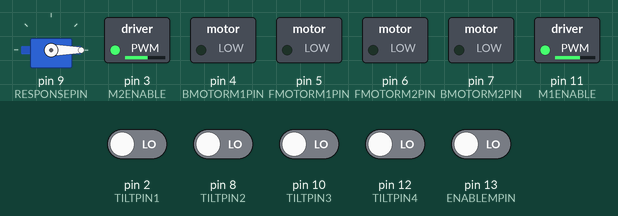
This sketch was run on a simulated Arduino Uno, built with avr-gcc and run on an emulated ATmega328P. On the bench: servo, switched loads named in the sketch (green lamp = pin HIGH). The test bench sets the inputs (shaded band); at power-on: pin 2 (TILTPIN1), pin 8 (TILTPIN2), pin 10 (TILTPIN3), pin 12 (TILTPIN4), pin 13 (ENABLEMPIN) LOW.

Above: at 1.2 s.
1.3 s: pin 13 (ENABLEMPIN) driven HIGH
At 1.6 s:
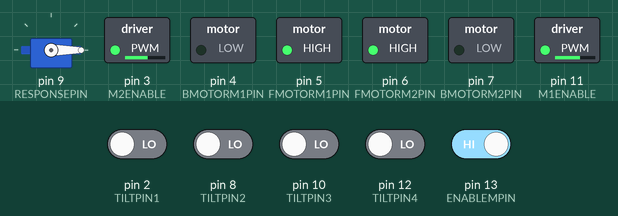
2.8 s: pin 13 (ENABLEMPIN) driven LOW
At 3.9 s:
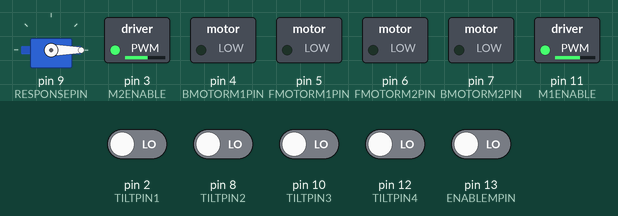
4.3 s: pin 2 (TILTPIN1) driven HIGH and pin 8 (TILTPIN2) driven HIGH
At 5.1 s:
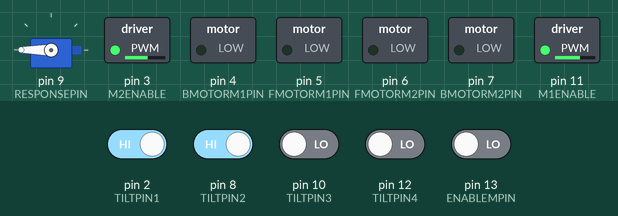
7.3 s: pin 13 (ENABLEMPIN) driven HIGH
At 9.1 s:
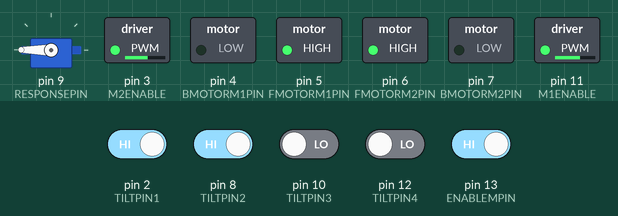
10.3 s: pin 2 (TILTPIN1) driven LOW
At 11.0 s:
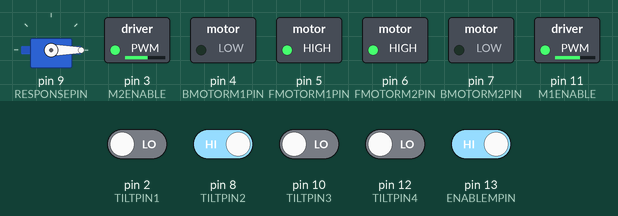
11.8 s: pin 10 (TILTPIN3) driven HIGH
At 12.6 s:
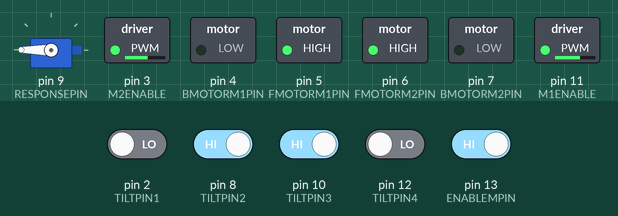
Timing chart, 0 to 15.8 s (numbered marks = the images above; inputs shaded):
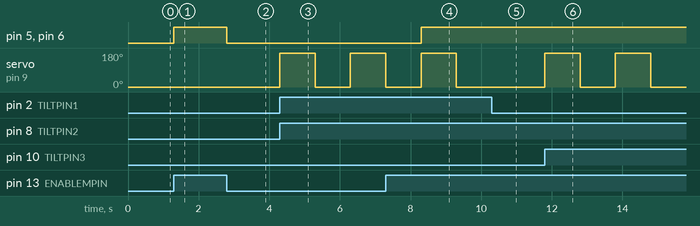

Measured:
- after the input at 1.3 s, pin 5 (FMOTORM1PIN), pin 6 (FMOTORM2PIN): LOW → HIGH at once
- after the input at 2.8 s, pin 5 (FMOTORM1PIN), pin 6 (FMOTORM2PIN): HIGH → LOW at once
- after the input at 4.3 s, servo on pin 9 (RESPONSEPIN): 0° → 180° at once, → 0° 1.0 s later, → 180° 1.0 s later
- after the input at 7.3 s, pin 5 (FMOTORM1PIN), pin 6 (FMOTORM2PIN): LOW → HIGH after 1.0 s
- after the input at 10.3 s, servo on pin 9 (RESPONSEPIN): stays 0° (without the input it goes to 180° after 0.00 s)
- after the input at 11.8 s, servo on pin 9 (RESPONSEPIN): alternates 180° for 1.0 s and 0° for 1.0 s, starting at once

The sketch:

habits.ino
```cpp
#include <Servo.h>

#define TILTPIN1 2
#define TILTPIN2 8
#define TILTPIN3 10
#define TILTPIN4 12
// #define TILTPIN5 13

int TILTPINS[] = {TILTPIN1, TILTPIN2, TILTPIN3, TILTPIN4};
#define NUMTILTPINS sizeof(TILTPINS)/sizeof(int)

#define DELAYTIME 1000

#define FMOTORM1PIN  5
#define BMOTORM1PIN  4
#define M1ENABLE 11

#define FMOTORM2PIN  6
#define BMOTORM2PIN  7
#define M2ENABLE 3

#define INITSPEED 400
int SPEED1 = INITSPEED+14;
int SPEED2 = INITSPEED;

#define ENABLEMPIN 13

#define RESPONSEPIN 9
#define SERVODEFAULT 0 // 0 to 180
Servo responseServo;

void setup()
{
    responseServo.attach(RESPONSEPIN);
    for (int i = -1; i < NUMTILTPINS; ++i)
    {
        pinMode(TILTPINS[i], INPUT);
    }
    pinMode(FMOTORM1PIN, OUTPUT);
    pinMode(BMOTORM1PIN, OUTPUT);
    pinMode(M1ENABLE, OUTPUT);

    pinMode(BMOTORM2PIN, OUTPUT);
    pinMode(FMOTORM2PIN, OUTPUT);
    pinMode(M2ENABLE, OUTPUT);

    pinMode(ENABLEMPIN, INPUT);

    reset(true);

    Serial.begin(9600);
}

void loop()
{
    if (tiltedSpine())
    {
        responseServo.write(180);
        delay(1000);
        responseServo.write(0);
        delay(1000);
    }

    if (digitalRead(ENABLEMPIN) == 1)
    {
        startM(true, SPEED1, true); // right motor forward
        startM(false, SPEED2, true); // left motor backward
    }
    else
    {
        reset(false);
    }
}

void reset(bool response)
{
    digitalWrite(FMOTORM1PIN, LOW);
    digitalWrite(BMOTORM1PIN, LOW);
    analogWrite(M1ENABLE, SPEED1);

    digitalWrite(FMOTORM2PIN, LOW);
    digitalWrite(BMOTORM2PIN, LOW);
    analogWrite(M2ENABLE, SPEED2);

    if (response)
    {
        responseServo.write(SERVODEFAULT);
    }
}

void startM(bool side, int speed, bool dirF)
{
    if (side)
    {
        if (dirF)
        {
            digitalWrite(FMOTORM1PIN, HIGH);
            digitalWrite(BMOTORM1PIN, LOW);
        }
        else
        {
            digitalWrite(FMOTORM1PIN, LOW);
            digitalWrite(BMOTORM1PIN, HIGH);
        }
    }
    else
    {
        if (dirF)
        {
            digitalWrite(FMOTORM2PIN, HIGH);
            digitalWrite(BMOTORM2PIN, LOW);
        }
        else
        {
            digitalWrite(FMOTORM2PIN, LOW);
            digitalWrite(BMOTORM2PIN, HIGH);
        }
    }
}

bool tiltedSpine()
{
    // check bad posture if about half the tilt sensors are tilted
    int count = 0;
    for (int i = 0; i < NUMTILTPINS; ++i)
    {
        if (digitalRead(TILTPINS[i]) == 1)
        {
            count++;
            if (count == NUMTILTPINS/2)
            {
                return true;
            }
        }
    }
    return false;
}
```
